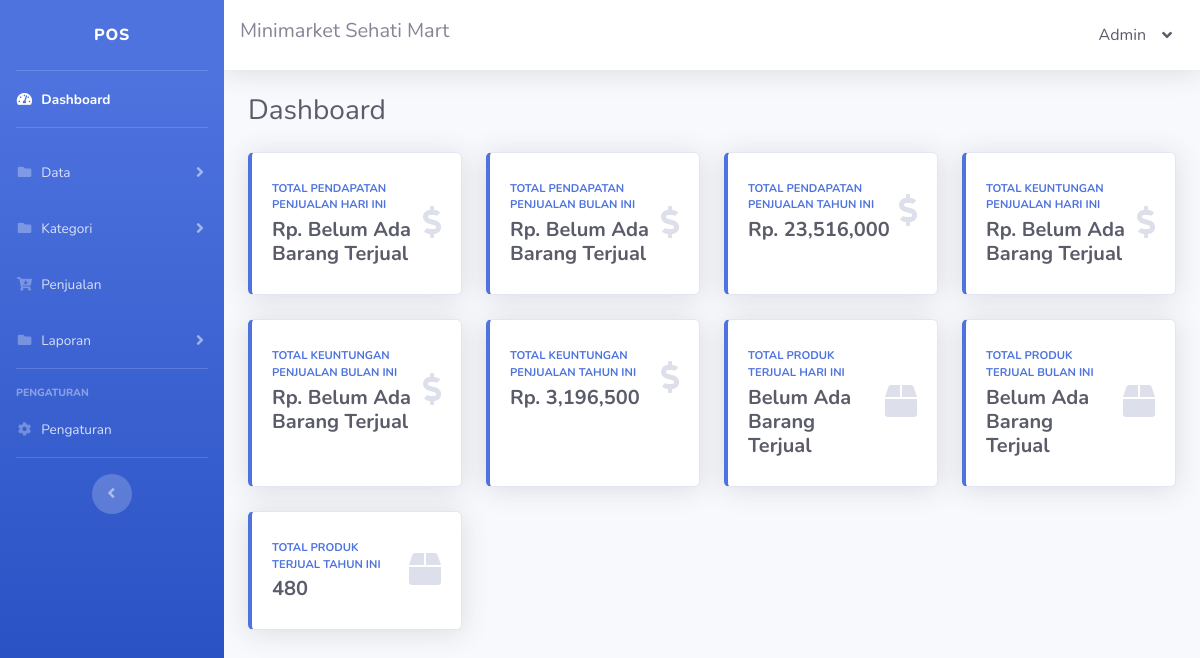
The app's page /index.php (signed in) with its own data.
### tables this page shows
CREATE TABLE `tbl_pengaturan` (
  `pengaturan_id` int NOT NULL,
  `pengaturan_nama_sidebar` text NOT NULL,
  `pengaturan_nama_navbar` text NOT NULL,
  `pengaturan_alamat` text NOT NULL,
  `pengaturan_no_hp` varchar(15) NOT NULL
);

CREATE TABLE `tbl_pengguna` (
  `pengguna_id` int NOT NULL,
  `pengguna_nama` text NOT NULL,
  `username` varchar(30) NOT NULL,
  `password` varchar(30) NOT NULL,
  `pengguna_pilihan` varchar(30) NOT NULL
);

### index.php (the view, shortened to what this page needs)
<!DOCTYPE html>
<html lang="en">
<?php
include 'config.php';
$pengaturan = mysqli_query($config, "SELECT * FROM tbl_pengaturan");
$pengaturanData = mysqli_fetch_assoc($pengaturan);
$pengguna = mysqli_query($config, "SELECT * FROM tbl_pengguna WHERE pengguna_id='" . mysqli_real_escape_string($config, $_SESSION['pengguna_id']) . "'");
$penggunaData = mysqli_fetch_assoc($pengguna);
?>
<head>
    <link href="vendor/fontawesome-free/css/all.min.css" rel="stylesheet" type="text/css">
    <link href="css/sb-admin-2.min.css" rel="stylesheet">
</head>
<body id="page-top">
    <div id="wrapper">
        <ul class="navbar-nav bg-gradient-primary sidebar sidebar-dark accordion" id="accordionSidebar">
            <a class="sidebar-brand d-flex align-items-center justify-content-center" href="index.html">
                <div class="sidebar-brand-text mx-3"><?= htmlspecialchars($pengaturanData['pengaturan_nama_sidebar']) ?></div>
            </a>
            <hr class="sidebar-divider my-0">
            <li class="nav-item active">
                <a class="nav-link" href="index.php">
                    <i class="fas fa-fw fa-tachometer-alt"></i>
                    <span>Dashboard</span></a>
            </li>
            <hr class="sidebar-divider">
            <li class="nav-item">
                <a class="nav-link collapsed" href="#" data-toggle="collapse" data-target="#collapseTwo" aria-expanded="true" aria-controls="collapseTwo">
                    <i class="fas fa-fw fa-folder"></i>
                    <span>Data</span>
                </a>
            </li>
            <li class="nav-item">
                <a class="nav-link collapsed" href="#" data-toggle="collapse" data-target="#collapseThree" aria-expanded="true" aria-controls="collapseThree">
                    <i class="fas fa-fw fa-folder"></i>
                    <span>Kategori</span>
                </a>
            </li>
            <li class="nav-item">
                <a class="nav-link" href="penjualan.php">
                    <i class="fas fa-fw fa-cart-arrow-down"></i>
                    <span>Penjualan</span></a>
            </li>
            <li class="nav-item">
                <a class="nav-link collapsed" href="#" data-toggle="collapse" data-target="#collapseFour" aria-expanded="true" aria-controls="collapseFour">
                    <i class="fas fa-fw fa-folder"></i>
                    <span>Laporan</span>
                </a>
            </li>
            <hr class="sidebar-divider">
            <div class="sidebar-heading">Pengaturan</div>
            <li class="nav-item">
                <a class="nav-link" href="pengaturan.php">
                    <i class="fas fa-fw fa-cog"></i>
                    <span>Pengaturan</span></a>
            </li>
            <hr class="sidebar-divider d-none d-md-block">
            <div class="text-center d-none d-md-inline">
                <button class="rounded-circle border-0" id="sidebarToggle"></button>
            </div>
        </ul>
        <div id="content-wrapper" class="d-flex flex-column">
            <div id="content">
                <nav class="navbar navbar-expand navbar-light bg-white topbar mb-4 static-top shadow">
                    <h5><?= htmlspecialchars($pengaturanData['pengaturan_nama_navbar']) ?></h5>
                    <ul class="navbar-nav ml-auto">
                        <li class="nav-item dropdown no-arrow">
                            <a class="nav-link dropdown-toggle text-dark" href="#" id="userDropdown" role="button" data-toggle="dropdown" aria-haspopup="true" aria-expanded="false">
                                <?= htmlspecialchars($penggunaData['pengguna_nama']) ?>
                                <i class="ml-3 fas fa-angle-down"></i>
                            </a>
                        </li>
                    </ul>
                </nav>
                <div class="container-fluid">
    <div class="d-sm-flex align-items-center justify-content-between mb-4">
        <h1 class="h3 mb-0 text-gray-800">Dashboard</h1>
    </div>
    <div class="row">
        <?php
        function displayCard($title, $dateFormat, $query, $iconClass, $isCurrency = true)
        {
            global $config;
            $result = mysqli_query($config, $query);
            $data = mysqli_fetch_assoc($result);
            $total = $data['total'] ?? "Belum Ada Barang Terjual";
            $formattedTotal = is_numeric($total) ? number_format($total, 0) : $total;
            $displayTotal = $isCurrency ? "Rp. $formattedTotal" : $formattedTotal;
            echo "
                <div class='col-xl-3 col-md-6 mb-4'>
                    <div class='card border-left-primary shadow h-100 py-2'>
                        <div class='card-body'>
                            <div class='row no-gutters align-items-center'>
                                <div class='col mr-2'>
                                    <div class='text-xs font-weight-bold text-primary text-uppercase mb-1'>
                                        $title</div>
                                    <div class='h5 mb-0 font-weight-bold text-gray-800'>$displayTotal</div>
                                </div>
                                <div class='col-auto'>
                                    <i class='fas $iconClass fa-2x text-gray-300'></i>
                                </div>
                            </div>
                        </div>
                    </div>
                </div>
            ";
        }
        displayCard('Total Pendapatan Penjualan Hari Ini', 'Y-m-d', "SELECT SUM(total_harga) AS total FROM tbl_transaksi WHERE tgl_wktu_transaksi LIKE '%" . date("Y-m-d") . "%'", 'fa-dollar-sign');
        displayCard('Total Pendapatan Penjualan Bulan Ini', 'Y-m', "SELECT SUM(total_harga) AS total FROM tbl_transaksi WHERE tgl_wktu_transaksi LIKE '" . date("Y-m") . "%'", 'fa-dollar-sign');
        displayCard('Total Pendapatan Penjualan Tahun Ini', 'Y', "SELECT SUM(total_harga) AS total FROM tbl_transaksi WHERE tgl_wktu_transaksi LIKE '%" . date("Y") . "%'", 'fa-dollar-sign');
        displayCard('Total Keuntungan Penjualan Hari Ini', 'Y-m-d', "SELECT SUM(total_harga - total_harga_m) AS total FROM tbl_transaksi WHERE tgl_wktu_transaksi LIKE '" . date("Y-m-d") . "%'", 'fa-dollar-sign');
        displayCard('Total Keuntungan Penjualan Bulan Ini', 'm/Y', "SELECT SUM(total_harga - total_harga_m) AS total FROM tbl_transaksi WHERE tgl_wktu_transaksi LIKE '%" . date("Y-m") . "%'", 'fa-dollar-sign');
        displayCard('Total Keuntungan Penjualan Tahun Ini', 'Y', "SELECT SUM(total_harga - total_harga_m) AS total FROM tbl_transaksi WHERE tgl_wktu_transaksi LIKE '%" . date("Y") . "%'", 'fa-dollar-sign');
        displayCard('Total Produk Terjual Hari Ini', 'd/m/Y', "SELECT SUM(jumlah_item) AS total FROM tbl_transaksi WHERE tgl_wktu_transaksi LIKE '%" . date("Y-m-d") . "%'", 'fa-box', false);
        displayCard('Total Produk Terjual Bulan Ini', 'm/Y', "SELECT SUM(jumlah_item) AS total FROM tbl_transaksi WHERE tgl_wktu_transaksi LIKE '%" . date("Y-m") . "%'", 'fa-box', false);
        ?>
    </div>
    <div class="row">
        <?php
        displayCard('Total Produk Terjual Tahun Ini', 'Y', "SELECT SUM(jumlah_item) AS total FROM tbl_transaksi WHERE tgl_wktu_transaksi LIKE '%" . date("Y") . "%'", 'fa-box', false);
        ?>
    </div>
</div>
            </div>
        </div>
</body>
</html>

### records on screen
tbl_pengaturan: pengaturan_nama_sidebar "POS", pengaturan_nama_navbar "Minimarket Sehati Mart"
tbl_pengguna: pengguna_nama "Admin"

### other values on screen
$displayTotal "Rp. Belum Ada Barang Terjual Rp. Belum Ada Barang Terjual Rp. 23,516,000 Rp. Belum Ada Barang Terjual Rp. Belum Ada Barang Terjual Rp. 3,196,500 Belum Ada Barang Terjual Belum Ada Barang Terjual 480"
